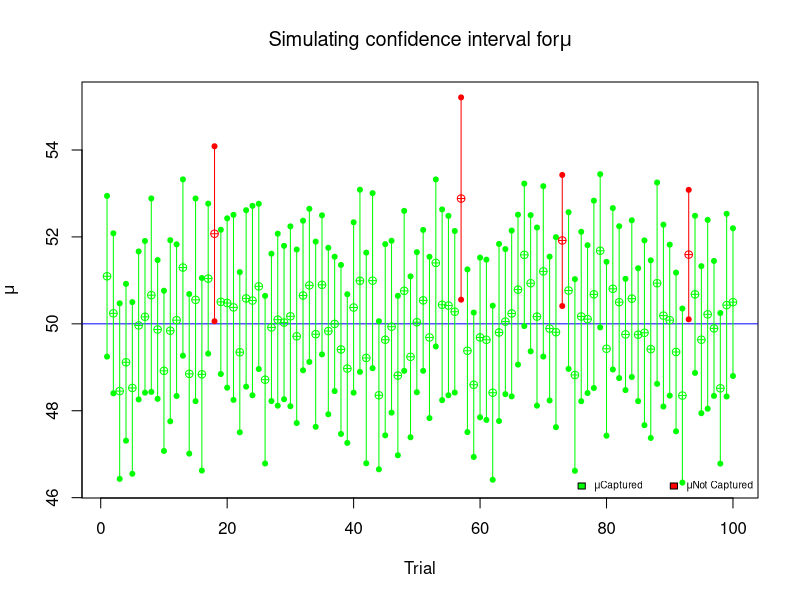
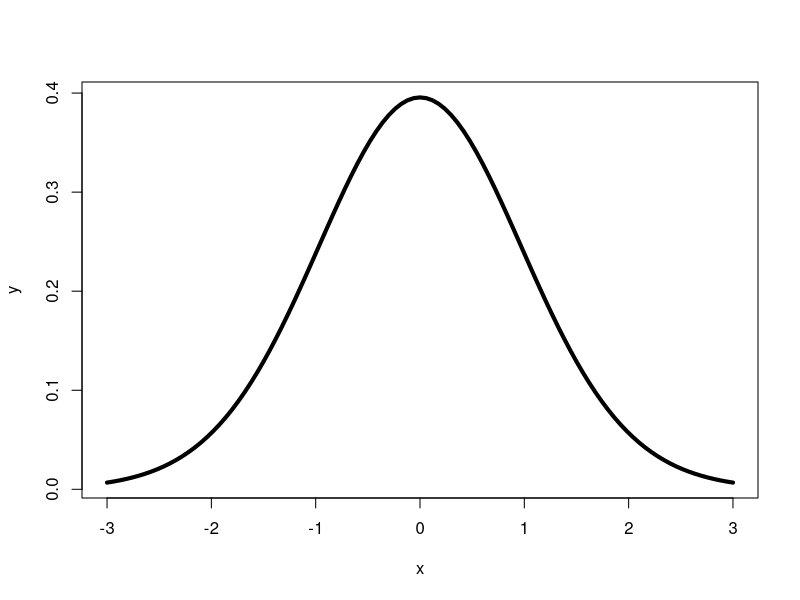

Write R code to recreate these figures, in order. (Note: this script raises an error after producing the figures.)
Sim_CI<-function(n,mu,sd,m,conf.level){
  
  prob<-(1-conf.level)/2
  t.value=qt(prob,df=n-1,lower.tail=FALSE)
  
  mean.x=c()
  se.x=c()
  
  CI.half=c()
  CI.Up=c()
  CI.Lower=c()
  Check=c()
  
  #Mumeanltiple sampling
  for (i in 1:m){
    
    #one sampling
    x<-rnorm(n,mean=mu,sd=sd)
    mean.x[i]<-mean(x)
    se.x[i]<-sd(x)/sqrt(n)
    
    #calculate one confidence interval
    CI.half[i]<-t.value*se.x[i]
    CI.Up[i]<-mean.x[i]+CI.half[i]
    CI.Lower[i]<-mean.x[i]-CI.half[i]
    if(CI.Up[i]>mu & CI.Lower[i]<mu) Check[i]<-1 else Check[i]<-0
  }
  
  plot(c(CI.Up,CI.Lower),type="n",pch=19,xlim=c(1,m),xlab="Trial",ylab=expression(mu))  #n=甚麼都不畫
  abline(h=mu,col="blue")
  
  #check weather each confidence interval captures the population mean (mu)
  for (i in 1:m){
    if (Check[i]==1){
      points(i, mean.x[i], col="green", pch=10)
      points(i, CI.Up[i], col="green", pch=20)
      points(i, CI.Lower[i], col="green", pch=20)
      lines(c(i,i),c(CI.Lower[i],CI.Up[i]), col="green", pch=19)
      
    }else{
      points(i, mean.x[i], col="red", pch=10)
      points(i, CI.Up[i], col="red", pch=20)
      points(i, CI.Lower[i], col="red", pch=20)
      lines(c(i,i),c(CI.Lower[i],CI.Up[i]), col="red", pch=19)
    }
  }
  

  title(expression(paste("Simulating confidence interval for",mu)))
  
  legend("bottomright",cex=0.6,bty = "n",ncol = 2,
         c(expression(paste(mu,"Captured")),expression(paste(mu,"Not Captured"))),
         fill = c("green","red"))
  
  No.Captured = m-sum(Check)
  RESULT = list(Trial=m, Sample.Size=n,
                Population.mean=mu, Population.sd=sd,
                Confidence=conf.level,
                No.Captured=No.Captured)
  
  return(RESULT)
}

Sim_CI(n=30, m=100, mu=50, sd=5, conf.level=0.95)
  
#t-distribution with df=30
curve(dt(x,df=30),from=-3,to=3,lwd=4,ylab="y")
#t-distribution function
qt(0.01,df=10,lower.tail=F)#求t*

dt(x,f=2)

pt(2,df=10,lower.tail=F)#用t求mean


####11.32 example####

plot(c(0,3),type='n',xlim=c(6,9),xlab='Mean hour of sleep',ylab='',axes=F,
     main='Comparsion of the two confidence interval')

lines(c(7.1,8.22),c(2,2))
text(6.9,2,labels='Stat10')
lines(c(7.1,7.1),c(1.95,2.05))
lines(c(7.66,7.66),c(1.95,2.05))
lines(c(8.22,8.22),c(1.95,2.05))

lines(c(6.53,7.09),c(1,1))
text(6.3,1,labels='Stat13')
lines(c(6.53,6.53),c(0.95,1.05))
lines(c(6.81,6.81),c(0.95,1.05))
lines(c(7.09,7.09),c(0.95,1.05))

axis(1)




